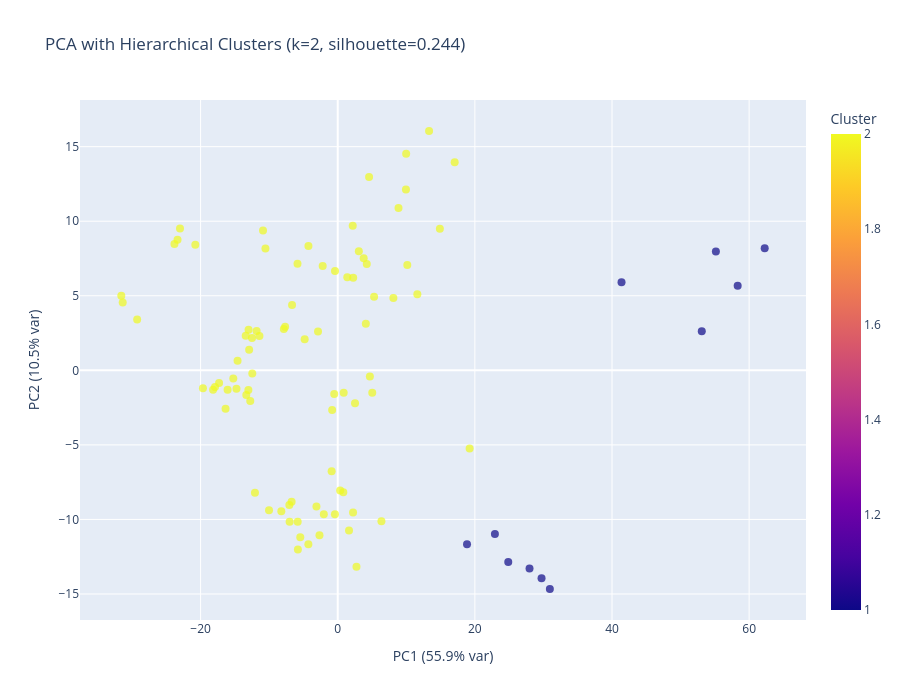

Here is the notebook cell this chart was saved with:
### Code cell
from scipy.cluster.hierarchy import linkage, fcluster


Z = linkage(X_scaled, method="ward")

# Choose number of clusters (based on silhouette, best was k=6 at 0.253)
k_opt = 2
cluster_labels = fcluster(Z, k_opt, criterion="maxclust")

# Add cluster labels to PCA scores dataframe
scores_df["Cluster"] = cluster_labels

# Plot PCA scatter with clusters
import plotly.express as px



fig = px.scatter(
    scores_df,
    x="PC1", y="PC2",
    color="Cluster",
    hover_data=["Variety"],  # adjust to your metadata column
    title=f"PCA with Hierarchical Clusters (k={k_opt}, silhouette={sil:.3f})",
    labels={
        "PC1": f"PC1 ({pca.explained_variance_ratio_[0]*100:.1f}% var)",
        "PC2": f"PC2 ({pca.explained_variance_ratio_[1]*100:.1f}% var)",
    }
)

fig.update_traces(marker=dict(size=8, opacity=0.7))

# Make the figure less wide (e.g., square-ish)
fig.update_layout(
    width=900,   # adjust width
    height=700,  # adjust height
    legend=dict(title="Clusters", itemsizing="constant")
)

fig.show()

### Figure 1 — Plotly figure (JSON) as saved in the notebook; plotly's stock layout.template omitted (floating-point values rounded to 4 significant figures)
{"data": [{"customdata": [["ARDECHE"], ["ARGOS"], ["ARIZONA"], ["ATLANTIC"], ["AVARNA"], ["AVENGER"], ["BARAKA"], ["BERBER"], ["BILDTSTAR"], ["BINTJE"], ["ADORA"], ["BLUE STAR"], ["CAMEL"], ["CARDYMA"], ["CARLITA"], ["CAROLINA"], ["CARRERA"], ["CECILE"], ["CHALLENGER"], ["CHOPIN"], ["CIKLAMEN"], ["AGRIA"], ["CLEARWATER R"], ["COLOMBA"], ["CRISPS4ALL"], ["DELIA RED"], ["DEODARA"], ["DESIREE"], ["DIAMANT"], ["DONALD"], ["EL MUNDO"], ["ESCORT"], ["ALOUETTE"], ["EVEREST"], ["EVORA"], ["FABULA"], ["FARIDA"], ["FELSINA"], ["FENWAY RED"], ["FESTIEN"], ["FLAMENCO"], ["FONTANE"], ["FORTUS"], ["ALTHEA"], ["FRISIA"], ["HANSA"], ["HERMES"], ["INNOVATOR"], ["IVORY RUSSET"], ["JAERLA"], ["JENNIFER"], ["KENNEBEC"], ["KONDOR"], ["LADY CLAIRE"], ["ALTURAS"], ["MARILYN"], ["MEMPHIS"], ["MONALISA"], ["MULBERRYBEAUTY"], ["MUSE"], ["NADINE"], ["NICOLA"], ["NOBLESSE"], ["ORIANA"], ["OSPREY"], ["ALTUS"], ["PARELLA"], ["PAYETTE RUSSET"], ["PEE WEE RUSSET"], ["PRINCEOFORANGE"], ["RANGER RUSSET"], ["REDDALE"], ["RED SCARLETT"], ["RICKEY RUSSET"], ["ROYAL"], ["RUSSET BURBANK"], ["ALVERSTONE R."], ["SABABA"], ["SAGITTA"], ["SALINERO"], ["SARPO MIRA"], ["SMART"], ["SPUNTA"], ["SUNDANCE"], ["SUPERIOR"], ["SYMFONIA"], ["TAURUS"], ["ANIVIA"], ["TETON RUSSET"], ["TRIPLE7"], ["VAN GOGH"], ["VE 71-105"], ["VIOLET QUEEN"], ["ANTI"]], "hovertemplate": "PC1 (55.9% var)=%{x}<br>PC2 (10.5% var)=%{y}<br>Variety=%{customdata[0]}<br>Cluster=%{marker.color}<extra></extra>", "legendgroup": "", "marker": {"color": [2, 2, 2, 2, 2, 2, 2, 2, 2, 2, 2, 2, 2, 2, 2, 2, 2, 2, 2, 2, 2, 2, 2, 2, 2, 2, 2, 2, 2, 1, 2, 2, 2, 2, 2, 2, 2, 2, 2, 2, 2, 1, 2, 1, 1, 1, 2, 2, 2, 2, 1, 1, 2, 2, 2, 1, 2, 2, 2, 2, 2, 1, 2, 2, 2, 2, 2, 2, 2, 2, 2, 2, 2, 2, 2, 2, 2, 2, 1, 2, 2, 2, 2, 2, 2, 2, 2, 2, 2, 2, 2, 2, 1, 2], "coloraxis": "coloraxis", "opacity": 0.7, "size": 8, "symbol": "circle"}, "mode": "markers", "name": "", "orientation": "v", "showlegend": false, "type": "scatter", "x": [-2.029, -20.77, 1.394, -2.194, -12.07, -7.859, -8.225, 8.865, 5.036, -31.56, 14.9, 4.572, 2.235, 8.113, -4.271, -12.5, 4.098, -14.77, 2.187, -5.462, 3.785, -13.33, 17.06, -11.83, -13.0, -23.0, -18.18, -6.664, 3.077, 55.15, 0.8102, -6.727, 13.32, 4.236, 2.256, 0.3573, -0.512, -5.838, 5.303, -23.81, -16.06, 22.92, 4.69, 62.27, 24.87, 41.39, -2.876, -5.809, 11.61, -7.017, 18.86, 58.33, -14.61, -4.823, 19.24, 30.94, 0.8693, -5.868, -23.36, -11.42, -17.3, 29.72, -19.66, -7.059, -29.25, -0.4079, -15.23, -12.46, 9.98, -7.67, -0.398, 2.523, 1.645, 10.15, -13.42, 2.734, -10.02, -12.76, 27.97, -17.9, -2.662, -10.9, -13.03, 6.374, -0.8884, -12.92, -31.36, -0.8145, -16.36, -10.54, -3.104, 9.949, 53.09, -4.284], "xaxis": "x", "y": [-9.657, 8.421, 6.235, 6.993, -8.211, 2.775, -9.454, 10.88, -1.498, 4.997, 9.49, 12.96, -9.53, 4.852, 8.333, 2.167, 3.122, -1.237, 9.697, -11.19, 7.514, -1.657, 13.96, 2.636, 2.729, 9.512, -1.294, 4.384, 7.993, 7.967, -8.18, -8.81, 16.05, 7.13, 6.208, -8.063, -1.582, -10.15, 4.938, 8.474, -1.299, -10.97, -0.4109, 8.191, -12.86, 5.91, 2.607, -12.02, 5.101, -10.15, -11.66, 5.675, 0.644, 2.081, -5.239, -14.66, -1.499, 7.142, 8.757, 2.306, -0.8419, -13.94, -1.201, -9.037, 3.406, -9.652, -0.5506, -0.2079, 14.53, 2.925, 6.663, -2.213, -10.73, 7.072, 2.312, -13.18, -9.383, -2.051, -13.29, -1.116, -11.07, 9.383, -1.319, -10.12, -6.759, 1.381, 4.549, -2.652, -2.584, 8.176, -9.129, 12.13, 2.615, -11.67], "yaxis": "y"}], "layout": {"coloraxis": {"colorbar": {"title": {"text": "Cluster"}}, "colorscale": [[0, "#0d0887"], [0.1111, "#46039f"], [0.2222, "#7201a8"], [0.3333, "#9c179e"], [0.4444, "#bd3786"], [0.5556, "#d8576b"], [0.6667, "#ed7953"], [0.7778, "#fb9f3a"], [0.8889, "#fdca26"], [1, "#f0f921"]]}, "height": 700, "legend": {"itemsizing": "constant", "title": {"text": "Clusters"}, "tracegroupgap": 0}, "title": {"text": "PCA with Hierarchical Clusters (k=2, silhouette=0.244)"}, "width": 900, "xaxis": {"anchor": "y", "domain": [0, 1], "title": {"text": "PC1 (55.9% var)"}}, "yaxis": {"anchor": "x", "domain": [0, 1], "title": {"text": "PC2 (10.5% var)"}}}}
